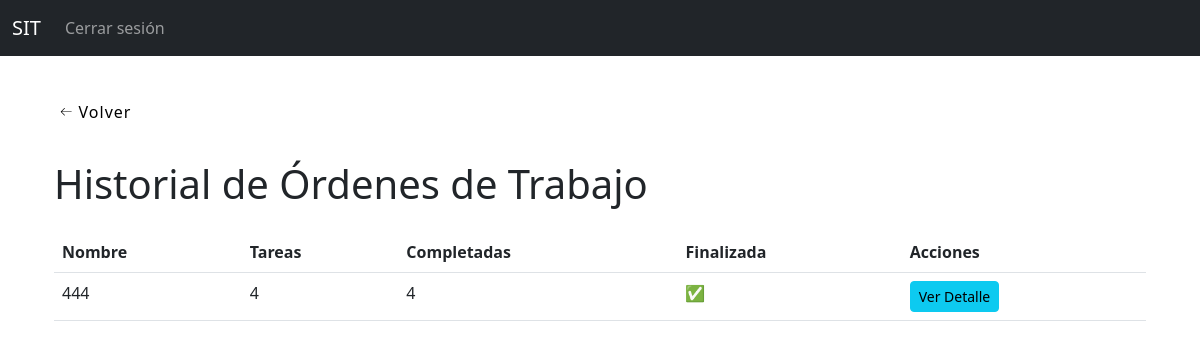
The page /tareas/historial-ordenes/ (signed in) on the database as committed earlier.
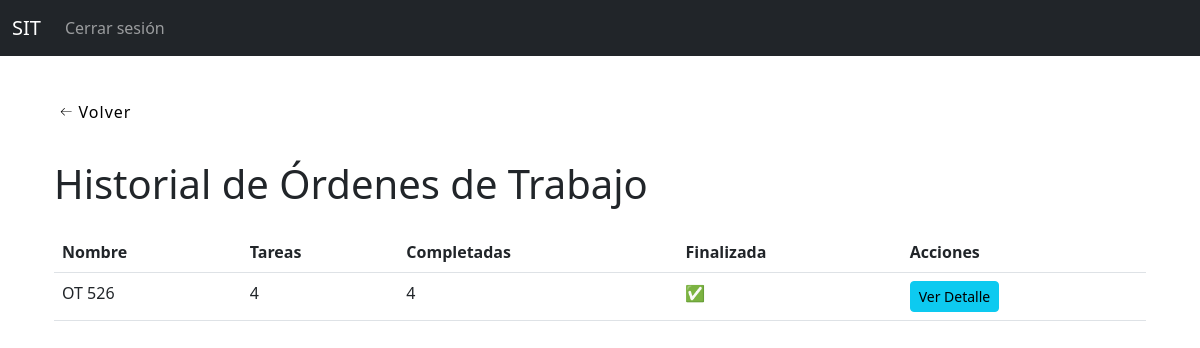
The same page on the database as committed later.
### tareas_app/models.py (models this page shows, shortened)
class OrdenDeTrabajo(models.Model):
    nombre = models.CharField(max_length=200)
    descripcion = models.TextField(blank=True)
    archivo_excel = models.FileField(upload_to='ordenes_excel/', blank=True, null=True)
    fecha_creacion = models.DateTimeField(auto_now_add=True)
    creada_por = models.ForeignKey(Empleado, null=True, blank=True, on_delete=models.SET_NULL)
    finalizada = models.BooleanField(default=False)

### tareas_app/views.py (the view)
# urls.py: path('historial-ordenes/', historial_ordenes_trabajo, name='historial_ordenes_trabajo'),
@login_required
def historial_ordenes_trabajo(request):
    todas_las_ots = OrdenDeTrabajo.objects.all()
    ordenes_finalizadas = []
    for ot in todas_las_ots:
        tareas = ot.tareas.all()
        total = tareas.count()
        completadas = tareas.filter(estado='finalizada').count()
        if total > 0 and total == completadas:
            ordenes_finalizadas.append({
                'orden': ot,
                'total': total,
                'completadas': completadas,
            })
    return render(request, 'tareas/historial_ordenes.html', {'ordenes': ordenes_finalizadas})

### templates/tareas/historial_ordenes.html (shortened to what this page needs)
{% extends "base.html" %}
{% block content %}
<button class="back-button" onclick="history.back()">
  <span>Volver</span>
</button>
<div class="container mt-4">
    <h1 class="mb-4">Historial de Órdenes de Trabajo</h1>
    <table class="table">
        <thead>
            <tr>
                <th>Nombre</th>
                <th>Tareas</th>
                <th>Completadas</th>
                <th>Finalizada</th>
                <th>Acciones</th>
            </tr>
        </thead>
        <tbody>
            {% for item in ordenes %}
                <tr>
                    <td>{{ item.orden.nombre }}</td>
                    <td>{{ item.total }}</td>
                    <td>{{ item.completadas }}</td>
                    <td>
                        {% if item.completadas == item.total and item.total > 0 %}
                            ✅
                        {% else %}
                            ❌
                        {% endif %}
                    </td>
                    <td>
    <a href="{% url 'detalle_orden_trabajo' item.orden.id %}" class="btn btn-info btn-sm">Ver Detalle</a>
</td>
                </tr>
            {% empty %}
                <tr>
                    <td colspan="4">No hay órdenes finalizadas.</td>
                </tr>
            {% endfor %}
        </tbody>
    </table>
</div>
{% endblock %}

Rows that differ between the two databases and show on the page:
removed OrdenDeTrabajo: orden.nombre "444", total "4", completadas "4"
now on this page (row edited): OrdenDeTrabajo: orden.nombre "OT 526", total "4", completadas "4"
